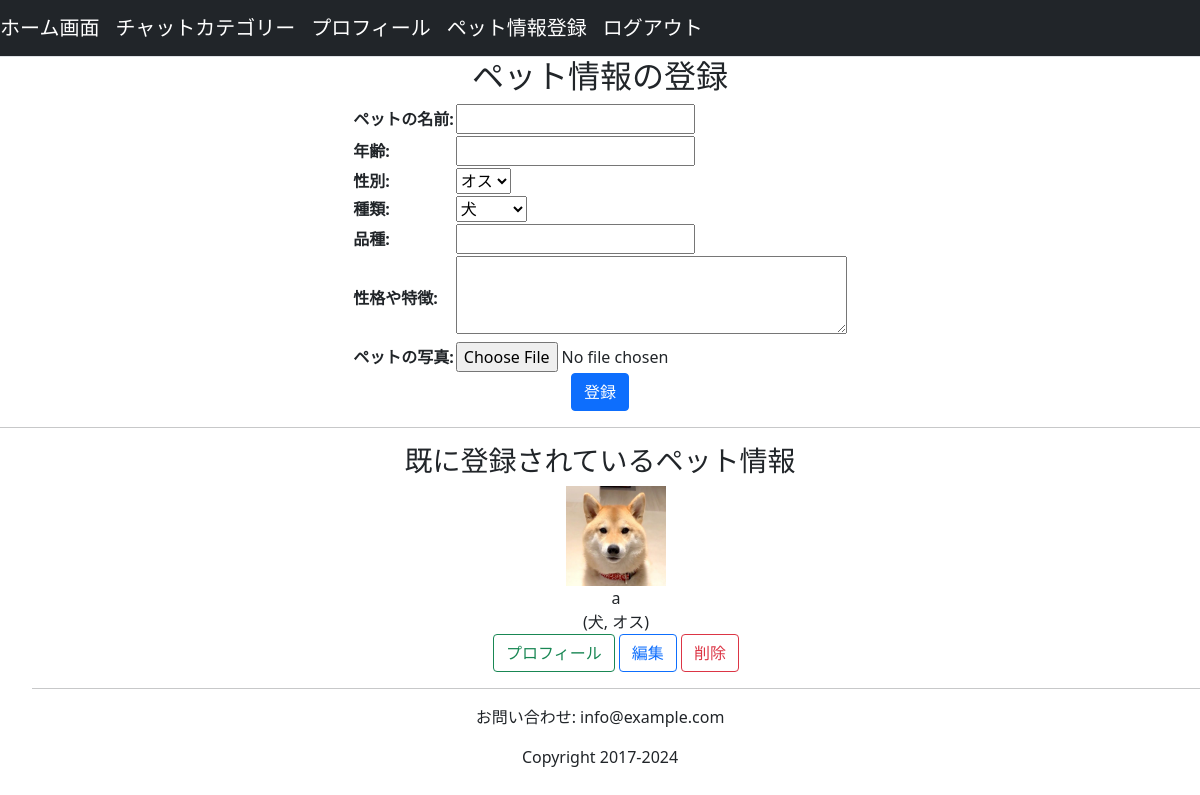
/pet_regist/ (signed in), run on the app's committed database.
### accounts/models.py (models this page shows, shortened)
class Pet(models.Model):
    name = models.CharField(max_length=100)
    age = models.PositiveIntegerField(null=True, blank=True)
    sex = models.CharField(max_length=10, choices=(('1', 'オス'), ('2', 'メス')), default=1)
    picture = models.ImageField(upload_to='pet_pictures/', blank=True, null=True)
    genre = models.CharField(
    max_length=10,
    choices=(('1', '犬'), ('2', '猫'), ('3', '鳥類'), ('4', '齧歯類'), ('5', '爬虫類')),
    default='1',
)
    breed = models.CharField(max_length=100, blank=True)  # 品種
    characteristic = models.TextField(blank=True)  # 性格や特徴
    owner = models.ForeignKey(
        'Users', on_delete=models.CASCADE, related_name='pets'
    )  # 所有者の追加

### accounts/views.py (the view, shortened to what this page needs)
# urls.py: path('pet_regist/', views.pet_regist, name='pet_regist'),
@login_required
def pet_regist(request):
    pet_form = forms.PetRegistForm(request.POST or None, request.FILES or None)
    user_pets = request.user.pet.all()
    return render(
        request, 'accounts/pet_regist.html', context={
            'pet_form': pet_form,
            'user_pets': user_pets,  # 取得したペット情報をテンプレートに渡す
        }
    )

### accounts/forms.py
class PetRegistForm(forms.ModelForm):
    name = forms.CharField(label='ペットの名前')
    age = forms.IntegerField(label='年齢', min_value=0)
    sex = forms.ChoiceField(label='性別', choices=(('1', 'オス'), ('2', 'メス')))
    picture = forms.ImageField(label='ペットの写真', required=False)
    genre = forms.ChoiceField(
        label='種類',
        choices=(
            ('1', '犬'),
            ('2', '猫'),
            ('3', '鳥類'),
            ('4', '齧歯類'),
            ('5', '爬虫類'),
        )
    )
    breed = forms.CharField(label='品種', required=False)  # 入力は不必要
    characteristic = forms.CharField(
        label='性格や特徴',
        widget=forms.Textarea(attrs={'rows': 3}),
        required=False  # 入力は不必要
    )
    class Meta:
        model = Pet
        fields = ('name', 'age', 'sex', 'genre', 'breed', 'characteristic', 'picture')

### templates/accounts/pet_regist.html (shortened to what this page needs)
{% extends 'base.html' %}
{% block content %}
<center>
    <h2>ペット情報の登録</h2>
    <form method="POST" enctype="multipart/form-data">
        <table>
        {{ pet_form.as_table }}
        </table>
        <button type="submit" class="btn btn-primary">登録</button>
    </form>
<hr>
<h3>既に登録されているペット情報</h3>
    {% if user_pets %}
        <ul>
            {% for pet in user_pets %}
                <li type="none">
                        <img width="100px" height="100px" src="{% if pet.picture %}{{ pet.picture.url }}{% else %}/media/pet_pictures/default_pet.jpg{% endif %}"><br>
                        {{ pet.name }} <br>
                        ({{ pet.get_genre_display }}, {{ pet.get_sex_display }})<br>
                    <a href="{% url 'accounts:pet_profile' pet.id %}" class="btn btn-outline-success">プロフィール</a>
                    <a href="{% url 'accounts:pet_edit' pet.id %}" class="btn btn-outline-primary">編集</a>
                    <a href="{% url 'accounts:delete_pet' pet.id %}" class="btn btn-outline-danger">削除</a>
                    <hr>
                </li>
            {% endfor %}
        </ul>
    {% else %}
        <p>ペットが登録されていません。</p>
    {% endif %}
</center>
{% endblock %}

### data on the page
Pet: picture (picture), name "a", genre "犬", sex "オス"
